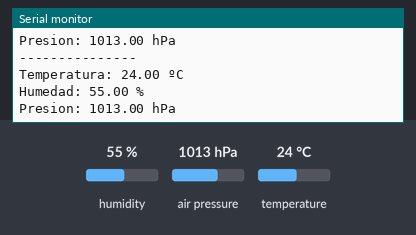
The sketch below on a simulated Arduino Mega 2560, built with avr-gcc and run on an emulated ATmega2560. Parts: the last lines printed to the serial monitor. Inputs (shaded band) come from the test bench; at power-on: humidity 55 %, air pressure 1013 hPa, temperature 24 °C.

Above: at 2.8 s.
2.9 s: humidity set to 22 %
At 4.7 s:
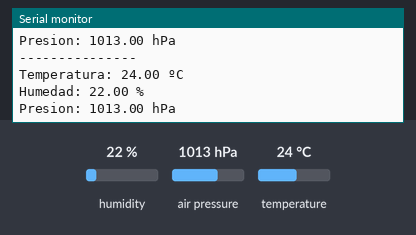
5.6 s: air pressure set to 952 hPa
At 6.4 s:
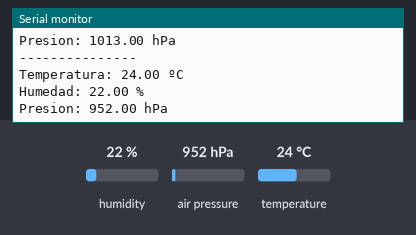
8.3 s: temperature set to 12 °C
At 11.0 s:
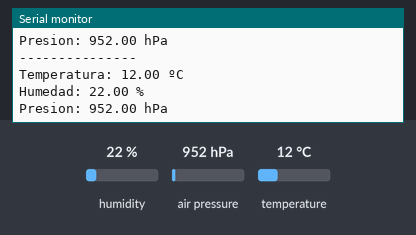

Measured:
- after the input at 2.9 s, the serial monitor: prints a new line after 1.1 s (image 1)
- after the input at 5.6 s, the serial monitor: prints a new line after 0.42 s (image 2)
- after the input at 8.3 s, the serial monitor: prints a new line after 1.7 s (image 3)

The sketch:

BME280_SPI_Hola_Nundo.ino
```cpp
#include <Wire.h>
#include <SPI.h>
#include <Adafruit_Sensor.h>
#include <Adafruit_BME280.h>

#define BME_CS   5
#define BME_MOSI 23
#define BME_MISO 19
#define BME_SCK  18

Adafruit_BME280 bme(
  BME_CS,
  BME_MOSI,
  BME_MISO,
  BME_SCK
);

void setup() {

  Serial.begin(115200);

  Serial.println("Iniciando BME280 SPI...");

  if (!bme.begin()) {

    Serial.println("No se detecta BME280 por SPI");
    while (1);
  }

  Serial.println("BME280 SPI detectado");
}

void loop() {

  Serial.println("---------------");

  Serial.print("Temperatura: ");
  Serial.print(bme.readTemperature());
  Serial.println(" ºC");

  Serial.print("Humedad: ");
  Serial.print(bme.readHumidity());
  Serial.println(" %");

  Serial.print("Presion: ");
  Serial.print(bme.readPressure() / 100.0F);
  Serial.println(" hPa");

  delay(2000);
}
```
